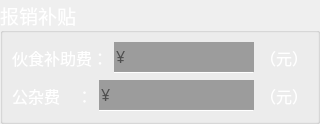
           <widget class="QGroupBox" name="groupBox_5">
            <property name="minimumSize">
             <size>
              <width>0</width>
              <height>0</height>
             </size>
            </property>
            <property name="maximumSize">
             <size>
              <width>16777215</width>
              <height>1000</height>
             </size>
            </property>
            <property name="palette">
             <palette>
              <active>
               <colorrole role="WindowText">
                <brush brushstyle="SolidPattern">
                 <color alpha="255">
                  <red>255</red>
                  <green>255</green>
                  <blue>255</blue>
                 </color>
                </brush>
               </colorrole>
              </active>
              <inactive>
               <colorrole role="WindowText">
                <brush brushstyle="SolidPattern">
                 <color alpha="255">
                  <red>255</red>
                  <green>255</green>
                  <blue>255</blue>
                 </color>
                </brush>
               </colorrole>
              </inactive>
              <disabled>
               <colorrole role="WindowText">
                <brush brushstyle="SolidPattern">
                 <color alpha="255">
                  <red>120</red>
                  <green>120</green>
                  <blue>120</blue>
                 </color>
                </brush>
               </colorrole>
              </disabled>
             </palette>
            </property>
            <property name="font">
             <font>
              <family>楷体</family>
              <pointsize>14</pointsize>
             </font>
            </property>
            <property name="title">
             <string>报销补贴</string>
            </property>
            <layout class="QVBoxLayout" name="verticalLayout_9">
             <property name="spacing">
              <number>6</number>
             </property>
             <property name="leftMargin">
              <number>9</number>
             </property>
             <property name="topMargin">
              <number>9</number>
             </property>
             <property name="rightMargin">
              <number>9</number>
             </property>
             <property name="bottomMargin">
              <number>9</number>
             </property>
             <item>
              <layout class="QHBoxLayout" name="horizontalLayout_12">
               <item>
                <widget class="QLabel" name="label_27">
                 <property name="palette">
                  <palette>
                   <active>
                    <colorrole role="WindowText">
                     <brush brushstyle="SolidPattern">
                      <color alpha="255">
                       <red>255</red>
                       <green>255</green>
                       <blue>255</blue>
                      </color>
                     </brush>
                    </colorrole>
                   </active>
                   <inactive>
                    <colorrole role="WindowText">
                     <brush brushstyle="SolidPattern">
                      <color alpha="255">
                       <red>255</red>
                       <green>255</green>
                       <blue>255</blue>
                      </color>
                     </brush>
                    </colorrole>
                   </inactive>
                   <disabled>
                    <colorrole role="WindowText">
                     <brush brushstyle="SolidPattern">
                      <color alpha="255">
                       <red>120</red>
                       <green>120</green>
                       <blue>120</blue>
                      </color>
                     </brush>
                    </colorrole>
                   </disabled>
                  </palette>
                 </property>
                 <property name="font">
                  <font>
                   <family>楷体</family>
                   <pointsize>12</pointsize>
                  </font>
                 </property>
                 <property name="text">
                  <string>伙食补助费：</string>
                 </property>
                </widget>
               </item>
               <item>
                <layout class="QVBoxLayout" name="verticalLayout_21">
                 <property name="spacing">
                  <number>0</number>
                 </property>
                 <item>
                  <widget class="QLineEdit" name="lineEdit_12">
                   <property name="palette">
                    <palette>
                     <active>
                      <colorrole role="Button">
                       <brush brushstyle="SolidPattern">
                        <color alpha="255">
                         <red>156</red>
                         <green>156</green>
                         <blue>156</blue>
                        </color>
                       </brush>
                      </colorrole>
                      <colorrole role="Base">
                       <brush brushstyle="SolidPattern">
                        <color alpha="255">
                         <red>156</red>
                         <green>156</green>
                         <blue>156</blue>
                        </color>
                       </brush>
                      </colorrole>
                     </active>
                     <inactive>
                      <colorrole role="Button">
                       <brush brushstyle="SolidPattern">
                        <color alpha="255">
                         <red>156</red>
                         <green>156</green>
                         <blue>156</blue>
                        </color>
                       </brush>
                      </colorrole>
                      <colorrole role="Base">
                       <brush brushstyle="SolidPattern">
                        <color alpha="255">
                         <red>156</red>
                         <green>156</green>
                         <blue>156</blue>
                        </color>
                       </brush>
                      </colorrole>
                     </inactive>
                     <disabled>
                      <colorrole role="Button">
                       <brush brushstyle="SolidPattern">
                        <color alpha="255">
                         <red>156</red>
                         <green>156</green>
                         <blue>156</blue>
                        </color>
                       </brush>
                      </colorrole>
                      <colorrole role="Base">
                       <brush brushstyle="SolidPattern">
                        <color alpha="255">
                         <red>156</red>
                         <green>156</green>
                         <blue>156</blue>
                        </color>
                       </brush>
                      </colorrole>
                     </disabled>
                    </palette>
                   </property>
                   <property name="font">
                    <font>
                     <family>楷体</family>
                     <pointsize>12</pointsize>
                    </font>
                   </property>
                   <property name="autoFillBackground">
                    <bool>true</bool>
                   </property>
                   <property name="frame">
                    <bool>false</bool>
                   </property>
                   <property name="placeholderText">
                    <string>¥</string>
                   </property>
                  </widget>
                 </item>
                 <item>
                  <widget class="Line" name="line_21">
                   <property name="orientation">
                    <enum>Qt::Horizontal</enum>
                   </property>
                  </widget>
                 </item>
                </layout>
               </item>
               <item>
                <widget class="QLabel" name="label_28">
                 <property name="palette">
                  <palette>
                   <active>
                    <colorrole role="WindowText">
                     <brush brushstyle="SolidPattern">
                      <color alpha="255">
                       <red>255</red>
                       <green>255</green>
                       <blue>255</blue>
                      </color>
                     </brush>
                    </colorrole>
                   </active>
                   <inactive>
                    <colorrole role="WindowText">
                     <brush brushstyle="SolidPattern">
                      <color alpha="255">
                       <red>255</red>
                       <green>255</green>
                       <blue>255</blue>
                      </color>
                     </brush>
                    </colorrole>
                   </inactive>
                   <disabled>
                    <colorrole role="WindowText">
                     <brush brushstyle="SolidPattern">
                      <color alpha="255">
                       <red>120</red>
                       <green>120</green>
                       <blue>120</blue>
                      </color>
                     </brush>
                    </colorrole>
                   </disabled>
                  </palette>
                 </property>
                 <property name="font">
                  <font>
                   <family>楷体</family>
                   <pointsize>12</pointsize>
                  </font>
                 </property>
                 <property name="text">
                  <string>（元）</string>
                 </property>
                </widget>
               </item>
              </layout>
             </item>
             <item>
              <layout class="QHBoxLayout" name="horizontalLayout_13">
               <item>
                <widget class="QLabel" name="label_29">
                 <property name="palette">
                  <palette>
                   <active>
                    <colorrole role="WindowText">
                     <brush brushstyle="SolidPattern">
                      <color alpha="255">
                       <red>255</red>
                       <green>255</green>
                       <blue>255</blue>
                      </color>
                     </brush>
                    </colorrole>
                   </active>
                   <inactive>
                    <colorrole role="WindowText">
                     <brush brushstyle="SolidPattern">
                      <color alpha="255">
                       <red>255</red>
                       <green>255</green>
                       <blue>255</blue>
                      </color>
                     </brush>
                    </colorrole>
                   </inactive>
                   <disabled>
                    <colorrole role="WindowText">
                     <brush brushstyle="SolidPattern">
                      <color alpha="255">
                       <red>120</red>
                       <green>120</green>
                       <blue>120</blue>
                      </color>
                     </brush>
                    </colorrole>
                   </disabled>
                  </palette>
                 </property>
                 <property name="font">
                  <font>
                   <family>楷体</family>
                   <pointsize>12</pointsize>
                  </font>
                 </property>
                 <property name="text">
                  <string>公杂费    ：</string>
                 </property>
                </widget>
               </item>
               <item>
                <layout class="QVBoxLayout" name="verticalLayout_22">
                 <property name="spacing">
                  <number>0</number>
                 </property>
                 <item>
                  <widget class="QLineEdit" name="lineEdit_13">
                   <property name="palette">
                    <palette>
                     <active>
                      <colorrole role="Button">
                       <brush brushstyle="SolidPattern">
                        <color alpha="255">
                         <red>156</red>
                         <green>156</green>
                         <blue>156</blue>
                        </color>
                       </brush>
                      </colorrole>
                      <colorrole role="Base">
                       <brush brushstyle="SolidPattern">
                        <color alpha="255">
                         <red>156</red>
                         <green>156</green>
                         <blue>156</blue>
                        </color>
                       </brush>
                      </colorrole>
                     </active>
                     <inactive>
                      <colorrole role="Button">
                       <brush brushstyle="SolidPattern">
                        <color alpha="255">
                         <red>156</red>
                         <green>156</green>
                         <blue>156</blue>
                        </color>
                       </brush>
                      </colorrole>
                      <colorrole role="Base">
                       <brush brushstyle="SolidPattern">
                        <color alpha="255">
                         <red>156</red>
                         <green>156</green>
                         <blue>156</blue>
                        </color>
                       </brush>
                      </colorrole>
                     </inactive>
                     <disabled>
                      <colorrole role="Button">
                       <brush brushstyle="SolidPattern">
                        <color alpha="255">
                         <red>156</red>
                         <green>156</green>
                         <blue>156</blue>
                        </color>
                       </brush>
                      </colorrole>
                      <colorrole role="Base">
                       <brush brushstyle="SolidPattern">
                        <color alpha="255">
                         <red>156</red>
                         <green>156</green>
                         <blue>156</blue>
                        </color>
                       </brush>
                      </colorrole>
                     </disabled>
                    </palette>
                   </property>
                   <property name="font">
                    <font>
                     <family>楷体</family>
                     <pointsize>12</pointsize>
                    </font>
                   </property>
                   <property name="autoFillBackground">
                    <bool>true</bool>
                   </property>
                   <property name="frame">
                    <bool>false</bool>
                   </property>
                   <property name="placeholderText">
                    <string>¥</string>
                   </property>
                  </widget>
                 </item>
                 <item>
                  <widget class="Line" name="line_22">
                   <property name="orientation">
                    <enum>Qt::Horizontal</enum>
                   </property>
                  </widget>
                 </item>
                </layout>
               </item>
               <item>
                <widget class="QLabel" name="label_30">
                 <property name="palette">
                  <palette>
                   <active>
                    <colorrole role="WindowText">
                     <brush brushstyle="SolidPattern">
                      <color alpha="255">
                       <red>255</red>
                       <green>255</green>
                       <blue>255</blue>
                      </color>
                     </brush>
                    </colorrole>
                   </active>
                   <inactive>
                    <colorrole role="WindowText">
                     <brush brushstyle="SolidPattern">
                      <color alpha="255">
                       <red>255</red>
                       <green>255</green>
                       <blue>255</blue>
                      </color>
                     </brush>
                    </colorrole>
                   </inactive>
                   <disabled>
                    <colorrole role="WindowText">
                     <brush brushstyle="SolidPattern">
                      <color alpha="255">
                       <red>120</red>
                       <green>120</green>
                       <blue>120</blue>
                      </color>
                     </brush>
                    </colorrole>
                   </disabled>
                  </palette>
                 </property>
                 <property name="font">
                  <font>
                   <family>楷体</family>
                   <pointsize>12</pointsize>
                  </font>
                 </property>
                 <property name="text">
                  <string>（元）</string>
                 </property>
                </widget>
               </item>
              </layout>
             </item>
            </layout>
           </widget>
